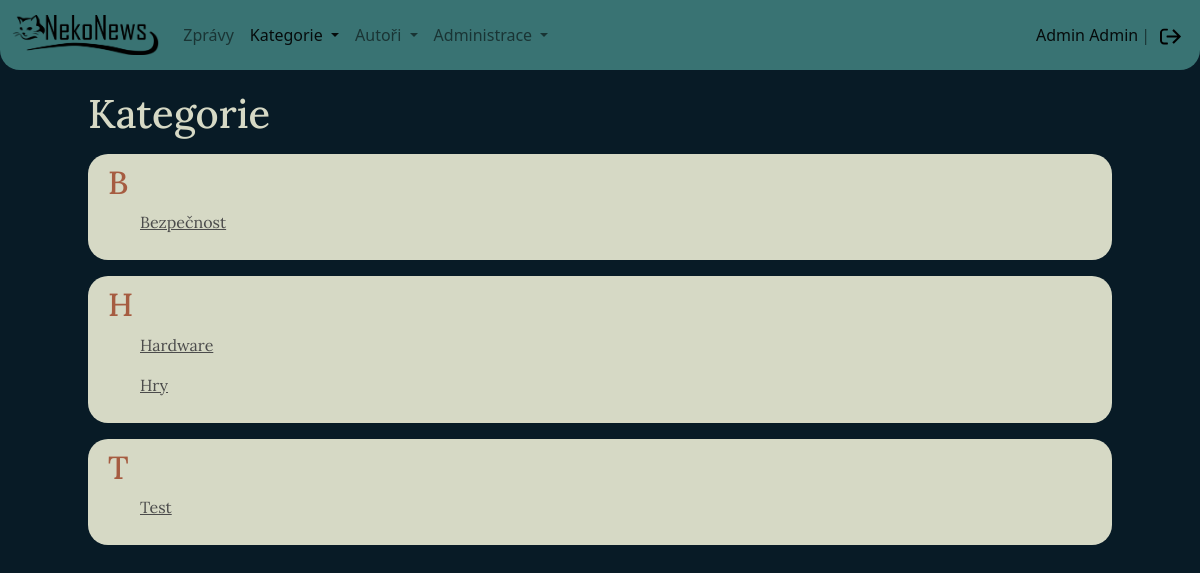
Screenshot of /category/index.php (signed in) with the database file from the repository.
### tables this page shows
CREATE TABLE `category` (
                            `id` int(11) NOT NULL,
                            `name` varchar(50) NOT NULL
);

### model/Database.php (called while the page is built, shortened)
<?php
class Database
{
    private $conn;
    public function __construct()
    {
        $this->conn = new PDO('mysql:host=' . self::HOST . ';dbname=' . self::DBNAME,
            self::USER,
            self::PASS, [
                PDO::ATTR_ERRMODE => PDO::ERRMODE_EXCEPTION
            ]);
        $this->conn->query('SET NAMES utf8');
    }
    public function selectAll($sql, $params = [])
    {
        $stmt = $this->execute($sql, $params);
        return $stmt->fetchAll(PDO::FETCH_ASSOC);
    }
    protected function execute($sql, $params)
    {
        $stmt = $this->conn->prepare($sql);
        $stmt->execute($params);
        return $stmt;
    }
}

### model/BaseRepository.php (called while the page is built, shortened)
<?php
abstract class BaseRepository
{
    public function __construct(Database $db)
    {
        $this->dbConn = $db;
    }
}

### model/CategoryRepository.php (called while the page is built, shortened)
<?php
class CategoryRepository extends BaseRepository
{
    public function getCategoriesFirstLetter()
    {
        $query = '
            SELECT
                LEFT(name, 1) AS first_letter
            FROM `category`
                GROUP BY LEFT(name, 1)
                ORDER BY LEFT(name, 1)
        ';
        return $this->dbConn->selectAll($query);
    }
    public function getCategoriesByLetter($letter)
    {
        $query = '
            SELECT
                id,
                name,
                LEFT(name, 1) AS first_letter
            FROM `category`
                WHERE  LEFT(name, 1) = :letter
                ORDER BY name
        ';
        $data = [
            ':letter' => $letter,
        ];
        return $this->dbConn->selectAll($query, $data);
    }
}

### category/index.php (the view, shortened to what this page needs)
<?php
require_once '../tools/Tools.php';
$db = new Database();
$categoryRepo = new CategoryRepository($db);
$firstLetters = $categoryRepo->getCategoriesFirstLetter();
?>
<html lang="cs">
<head>
    <link rel="stylesheet" href="../source/styles/style.css">
</head>
<body>
<?php
require_once '../source/pages/navbar.php';
?>
<main>
    <section class="page-header white-font">
        <h1>Kategorie</h1>
    </section>
    <section class="categories-list">
        <?php foreach ($firstLetters as $firstLetter) { ?>
            <div class="category-group">
                <h2><?= $firstLetter['first_letter'] ?></h2>
                <?php foreach ($categoryRepo->getCategoriesByLetter($firstLetter['first_letter']) as $item) { ?>
                    <ul>
                        <li>
                            <a href="articles.php?category_id=<?= $item['id'] ?>"><?= $item['name'] ?></a>
                        </li>
                    </ul>
                <?php } ?>
            </div>
        <?php } ?>
    </section>
</main>
</body>
</html>

### source/styles/style.css (style rules this page uses)
* { --primary-background: #081B26; --secondary-background: #397373; --primary-font: #4B4B4B; --secondary-font: #D6D9C5; --primary-additional: #A65C41; --secondary-aditional: #8C2C23; }
body { background-color: var(--primary-background); color: var(--primary-font); }
main { font-family: Lora, serif; }
.white-font { color: var(--secondary-font); }
a { outline: none; color: var(--secondary-aditional); }
body { margin: 0; }
main { margin: 25px; }
.category-group { background-color: var(--secondary-font); padding: 10px 20px; border-radius: 20px; margin: 1rem 0; }
.category-group h2 { color: var(--primary-additional); }
.category-group li { list-style: none; }
.category-group a { color: var(--primary-font); }
@media screen and (min-width: 1024px) { main { max-width: 1024px; margin: 20px auto; } }

### rows the page displays
category: name "Bezpečnost"
category: name "Hardware"
category: name "Hry"
category: name "Test"

### other values shown
$_SESSION['user']['name'] "Admin"
$_SESSION['user']['surname'] "Admin"
$firstLetter['first_letter'] "B"
$firstLetter['first_letter'] "H"
$firstLetter['first_letter'] "T"
